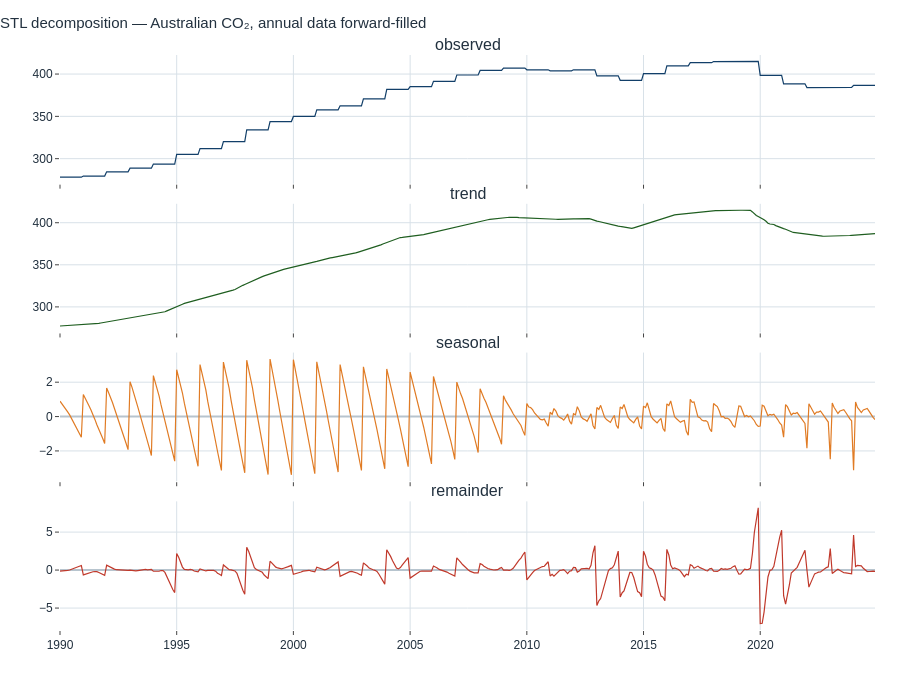

Notebook source saved alongside this figure:
### Markdown cell above
---
## 5. Decomposition, case 2: seasonality your pipeline invented

Now run exactly the same tool on the forward-filled Australian series. STL will
not complain. It will return a trend, a seasonal component and a remainder, all
looking perfectly respectable.

### Code cell
stl_ff = STL(ff, period=12, seasonal=13, robust=True).fit()
E.plot_stl(stl_ff, title="STL decomposition — Australian CO₂, annual data forward-filled").show()

### Figure 1 — Plotly figure (JSON) as saved in the notebook; plotly's stock layout.template omitted (floating-point values rounded to 4 significant figures; data arrays with more than 128 entries replaced by an {"elided": "..."} marker saying what was removed)
{"data": [{"line": {"color": "#123F69", "width": 1.2}, "name": "observed", "type": "scatter", "x": {"elided": "420 str values"}, "xaxis": "x", "y": {"elided": "420 float values"}, "yaxis": "y"}, {"line": {"color": "#1F5E20", "width": 1.2}, "name": "trend", "type": "scatter", "x": {"elided": "420 str values"}, "xaxis": "x2", "y": {"elided": "420 float values"}, "yaxis": "y2"}, {"line": {"color": "#E07B24", "width": 1.2}, "name": "seasonal", "type": "scatter", "x": {"elided": "420 str values"}, "xaxis": "x3", "y": {"elided": "420 float values"}, "yaxis": "y3"}, {"line": {"color": "#C0392B", "width": 1.2}, "name": "remainder", "type": "scatter", "x": {"elided": "420 str values"}, "xaxis": "x4", "y": {"elided": "420 float values"}, "yaxis": "y4"}], "layout": {"annotations": [{"font": {"size": 16}, "showarrow": false, "text": "observed", "x": 0.5, "xanchor": "center", "xref": "paper", "y": 1, "yanchor": "bottom", "yref": "paper"}, {"font": {"size": 16}, "showarrow": false, "text": "trend", "x": 0.5, "xanchor": "center", "xref": "paper", "y": 0.7413, "yanchor": "bottom", "yref": "paper"}, {"font": {"size": 16}, "showarrow": false, "text": "seasonal", "x": 0.5, "xanchor": "center", "xref": "paper", "y": 0.4825, "yanchor": "bottom", "yref": "paper"}, {"font": {"size": 16}, "showarrow": false, "text": "remainder", "x": 0.5, "xanchor": "center", "xref": "paper", "y": 0.2238, "yanchor": "bottom", "yref": "paper"}], "height": 680, "showlegend": false, "title": {"text": "STL decomposition — Australian CO₂, annual data forward-filled"}, "xaxis": {"anchor": "y", "domain": [0, 1], "matches": "x4", "showticklabels": false}, "xaxis2": {"anchor": "y2", "domain": [0, 1], "matches": "x4", "showticklabels": false}, "xaxis3": {"anchor": "y3", "domain": [0, 1], "matches": "x4", "showticklabels": false}, "xaxis4": {"anchor": "y4", "domain": [0, 1]}, "yaxis": {"anchor": "x", "domain": [0.7762, 1]}, "yaxis2": {"anchor": "x2", "domain": [0.5175, 0.7413]}, "yaxis3": {"anchor": "x3", "domain": [0.2588, 0.4825]}, "yaxis4": {"anchor": "x4", "domain": [0, 0.2238]}}}
